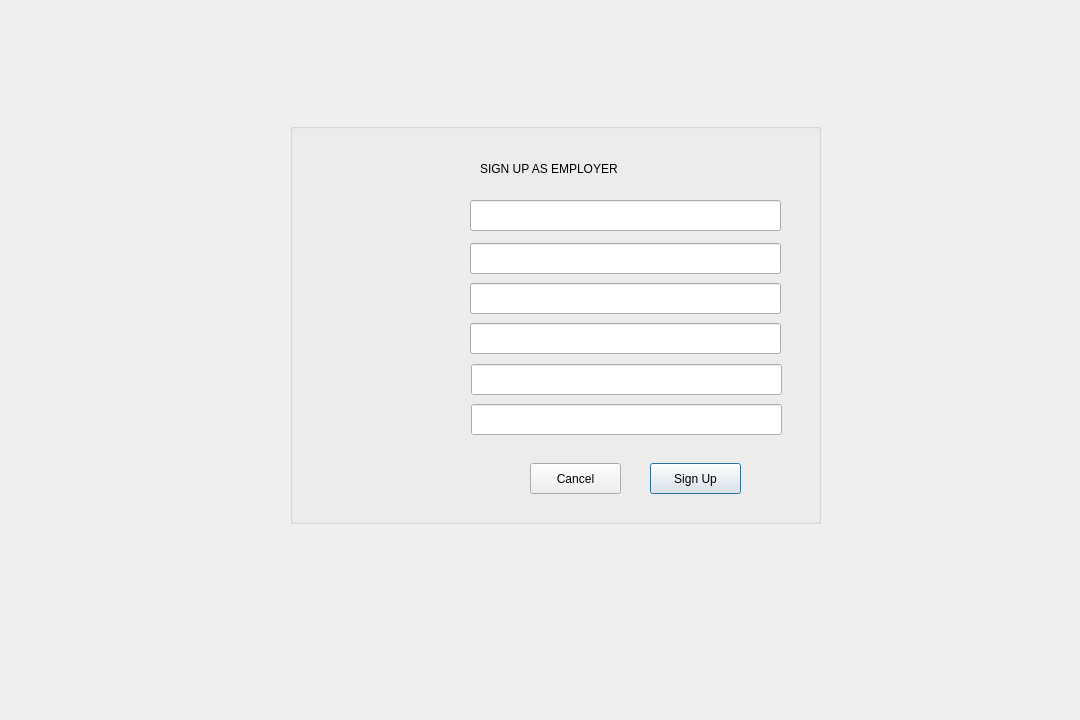
<?xml version="1.0" encoding="UTF-8"?>
<ui version="4.0">
 <class>signup_emp</class>
 <widget class="QDialog" name="signup_emp">
  <property name="geometry">
   <rect>
    <x>0</x>
    <y>0</y>
    <width>1080</width>
    <height>720</height>
   </rect>
  </property>
  <property name="windowTitle">
   <string>Dialog</string>
  </property>
  <widget class="QGroupBox" name="groupBox_signup">
   <property name="geometry">
    <rect>
     <x>290</x>
     <y>123</y>
     <width>531</width>
     <height>401</height>
    </rect>
   </property>
   <property name="title">
    <string/>
   </property>
   <widget class="QLineEdit" name="lineEdit_useremp">
    <property name="geometry">
     <rect>
      <x>180</x>
      <y>77</y>
      <width>311</width>
      <height>31</height>
     </rect>
    </property>
   </widget>
   <widget class="QLineEdit" name="lineEdit_passemp">
    <property name="geometry">
     <rect>
      <x>181</x>
      <y>241</y>
      <width>311</width>
      <height>31</height>
     </rect>
    </property>
    <property name="echoMode">
     <enum>QLineEdit::Password</enum>
    </property>
   </widget>
   <widget class="QLineEdit" name="lineEdit_confpassemp">
    <property name="geometry">
     <rect>
      <x>181</x>
      <y>281</y>
      <width>311</width>
      <height>31</height>
     </rect>
    </property>
    <property name="echoMode">
     <enum>QLineEdit::Password</enum>
    </property>
   </widget>
   <widget class="QPushButton" name="pushButton_signemp">
    <property name="geometry">
     <rect>
      <x>360</x>
      <y>340</y>
      <width>91</width>
      <height>31</height>
     </rect>
    </property>
    <property name="text">
     <string>Sign Up</string>
    </property>
   </widget>
   <widget class="QLineEdit" name="lineEdit_phonenumemp">
    <property name="geometry">
     <rect>
      <x>180</x>
      <y>200</y>
      <width>311</width>
      <height>31</height>
     </rect>
    </property>
   </widget>
   <widget class="QLabel" name="label_5">
    <property name="geometry">
     <rect>
      <x>190</x>
      <y>30</y>
      <width>301</width>
      <height>31</height>
     </rect>
    </property>
    <property name="text">
     <string>SIGN UP AS EMPLOYER</string>
    </property>
   </widget>
   <widget class="QLabel" name="label_signpic">
    <property name="geometry">
     <rect>
      <x>10</x>
      <y>31</y>
      <width>161</width>
      <height>361</height>
     </rect>
    </property>
    <property name="text">
     <string/>
    </property>
   </widget>
   <widget class="QPushButton" name="pushButton_cancelemp">
    <property name="geometry">
     <rect>
      <x>240</x>
      <y>340</y>
      <width>91</width>
      <height>31</height>
     </rect>
    </property>
    <property name="text">
     <string>Cancel</string>
    </property>
   </widget>
   <widget class="QLineEdit" name="lineEdit_addressemp">
    <property name="geometry">
     <rect>
      <x>180</x>
      <y>160</y>
      <width>311</width>
      <height>31</height>
     </rect>
    </property>
   </widget>
   <widget class="QLineEdit" name="lineEdit_gmailemp">
    <property name="geometry">
     <rect>
      <x>180</x>
      <y>120</y>
      <width>311</width>
      <height>31</height>
     </rect>
    </property>
   </widget>
  </widget>
 </widget>
 <resources/>
 <connections/>
</ui>
